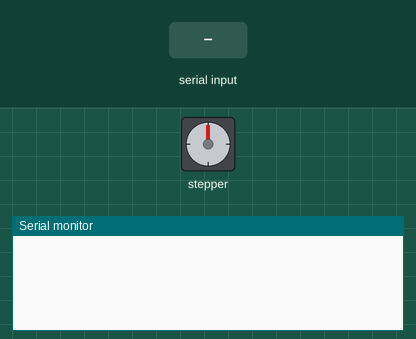
Recording of a sketch running on a simulated STM32 Blue Pill. On the bench: stepper motor, the last lines printed to the serial monitor. Inputs (shaded band) come from the test bench. Stepper angles assume 2048 steps per turn.

Above: at 1.2 s.
1.3 s: "90,45\n" received over Serial
At 2.5 s:
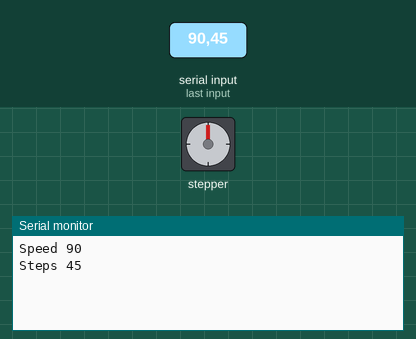
2.8 s: "30,150\n" received over Serial
At 3.6 s:
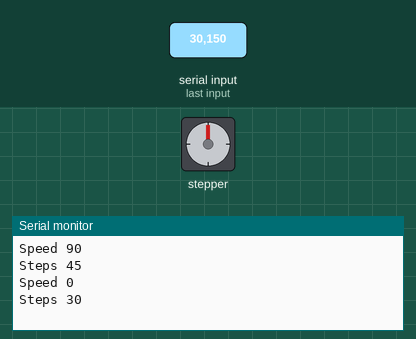

The sketch:

STM32_28BJY_48_InjValveCtrl.ino
```cpp
#include <AccelStepper.h>
#define HALFSTEPFEED 4


// Motor pin definitions for FeedStepper
#define motorPin1 PB12 // IN1 on the ULN2003 driver 1
#define motorPin2 PB13 // IN2 on the ULN2003 driver 1
#define motorPin3 PB14 // IN3 on the ULN2003 driver 1
#define motorPin4 PB15 // IN4 on the ULN2003 driver 1

int newspeed =0;
int noOfSteps;
bool incoming = false;


// Initialize with pin sequence IN1-IN3-IN2-IN4 for using the AccelStepper with 28BYJ-48
AccelStepper feed(HALFSTEPFEED, motorPin1, motorPin3, motorPin2, motorPin4);

void setup() {
  // Set the maximum speed in steps per second:
  feed.setMaxSpeed(1000);
  feed.setCurrentPosition(0);
  Serial.begin(9600);
}
void loop() {
  // Set the current position to 0:
  if (Serial.available()){
    newspeed = Serial.parseInt();
    noOfSteps = Serial.parseInt();
    incoming = true;
  }
//  if (incoming){
//    incoming=false;
//    Serial.print("New speed is ");
//    Serial.println(newspeed);
//    Serial.print("Num of Steps is ");
//    Serial.println(noOfSteps );
//  }
  if (incoming){
    Serial.print("Speed ");
    Serial.println(newspeed);
    Serial.print("Steps ");
    Serial.println(noOfSteps);
    feed.setCurrentPosition(0);
    feed.moveTo(noOfSteps);
    feed.setSpeed(newspeed);
    incoming = false;
  }
  if(feed.currentPosition()!=noOfSteps){
    feed.setSpeed(newspeed);
    feed.runSpeed();
  }

}
```

Measured:
- after the input at 1.3 s, the serial monitor: prints a new line at once (image 1)
- after the input at 2.8 s, the serial monitor: prints a new line at once (image 2)
